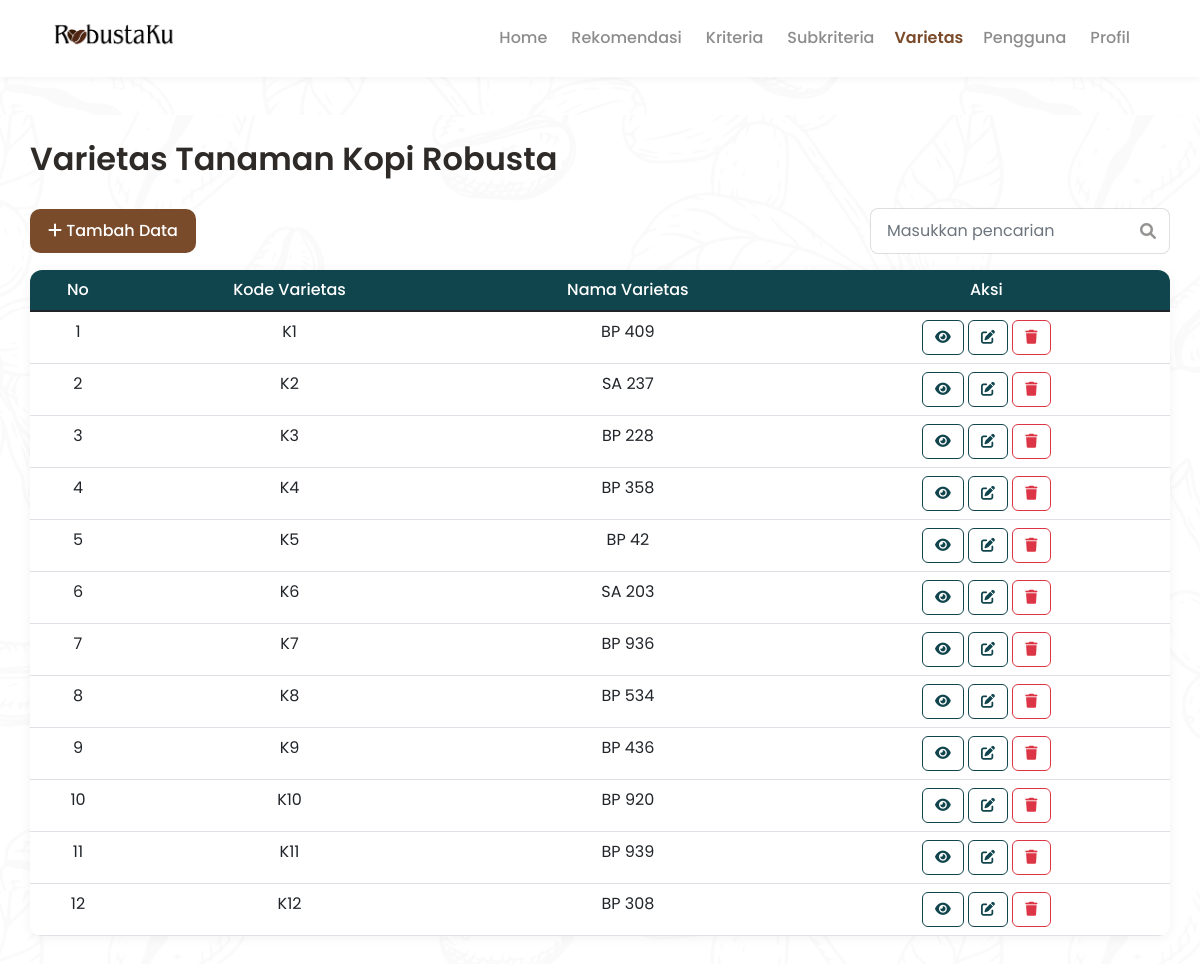
Page /varietas.php (signed in) on the committed database.
### tables this page shows
CREATE TABLE `varietas` (
  `id_varietas` int(11) NOT NULL,
  `kode_varietas` varchar(20) NOT NULL,
  `nama_varietas` varchar(20) NOT NULL
);

### varietas.php (the view, shortened to what this page needs)
<?php
include "koneksi.php";
$level = $_SESSION['level'];
$query = mysqli_query($koneksi, "SELECT * FROM varietas ORDER BY id_varietas ASC");
?>
<!DOCTYPE html>
<html lang="id">
<head>
    <link href="https://cdn.jsdelivr.net/npm/bootstrap@5.1.3/dist/css/bootstrap.min.css" rel="stylesheet">
    <link rel="stylesheet" href="https://cdnjs.cloudflare.com/ajax/libs/font-awesome/6.0.0/css/all.min.css">
    <link rel="stylesheet" href="css/style.css">
</head>
<body>
    <nav class="navbar navbar-expand-lg navbar-custom">
        <div class="container">
            <div class="brand-wrap">
                <a href="homepage.php"><img src="assets/img/logo_robustaku.png" alt="RobustaKu Logo"></a>
            </div>
            <div class="collapse navbar-collapse justify-content-end" id="navMenu">
                <ul class="navbar-nav align-items-center me-3">
                    <li class="nav-item"><a class="nav-link unactive" href="homepage.php">Home</a></li>
                    <li class="nav-item"><a class="nav-link unactive" href="rekomendasi.php">Rekomendasi</a></li>
                    <?php if ($level == 'admin'): ?>
                    <li class="nav-item"><a class="nav-link unactive" href="kriteria.php">Kriteria</a></li>
                    <li class="nav-item"><a class="nav-link unactive" href="subkriteria.php">Subkriteria</a></li>
                    <li class="nav-item"><a class="nav-link active" href="varietas.php">Varietas</a></li>
                    <li class="nav-item"><a class="nav-link unactive" href="pengguna.php">Pengguna</a></li>
                    <?php endif; ?>
                    <li class="nav-item"><a class="nav-link unactive" href="profil.php">Profil</a></li>
                </ul>
            </div>
        </div>
    </nav>
    <div class="container container-content">
        <h2>Varietas Tanaman Kopi Robusta</h2>
        <div class="d-flex justify-content-between align-items-center mb-3">
            <button class="btn-primary" data-bs-toggle="modal" data-bs-target="#modalTambah">
                <i class="fas fa-plus"></i> Tambah Data
            </button>
            <div class="search-box">
                <input type="text" id="searchInput" class="form-control" placeholder="Masukkan pencarian">
                <i class="fas fa-search"></i>
            </div>
        </div>
        <div class="table-container">
            <table class="table table-hover mb-0" id="dataTable">
                <thead>
                    <tr>
                        <th>No</th>
                        <th>Kode Varietas</th>
                        <th>Nama Varietas</th>
                        <th>Aksi</th>
                    </tr>
                </thead>
                <tbody>
                    <?php
                    $no = 1;
                    while ($data = mysqli_fetch_array($query)) {
                        $id_var = $data['id_varietas'];
                        $query_sub_edit = mysqli_query($koneksi, "SELECT id_subkriteria FROM matriks WHERE id_varietas = '$id_var' ORDER BY id_kriteria ASC");
                        $sub_array = [];
                        while ($sub_row = mysqli_fetch_array($query_sub_edit)) {
                            $sub_array[] = $sub_row['id_subkriteria'];
                        }
                        $sub_json = json_encode($sub_array);
                        echo "<tr>
                                <td>{$no}</td>
                                <td>{$data['kode_varietas']}</td>
                                <td>{$data['nama_varietas']}</td>
                                <td>
                                    <button class='btn-view' onclick='viewData({$data['id_varietas']}, \"{$data['kode_varietas']}\", \"{$data['nama_varietas']}\", {$sub_json})'>
                                        <i class='fas fa-eye'></i>
                                    </button>
                                    <button class='btn-edit' onclick='editData({$data['id_varietas']}, \"{$data['kode_varietas']}\", \"{$data['nama_varietas']}\", {$sub_json})'>
                                        <i class='fas fa-edit'></i>
                                    </button>
                                    <button class='btn-hapus' onclick='hapusData({$data['id_varietas']}, \"{$data['kode_varietas']}\")'>
                                        <i class='fas fa-trash'></i>
                                    </button>
                                </td>
                            </tr>";
                        $no++;
                    }
                    ?>
                </tbody>
            </table>
        </div>
    </div>
    <body class="page-varietas">
    </body>
</body>
</html>

### css/style.css (style rules this page uses)
:root { --robusta-brown: #7a4b2a; --robusta-brown-dark: #6b3f22; --text-dark: #2e2a28; --overlay: rgba(0,0,0,0.45); }
html, body { padding-top: 50px; height: 100%; margin: 0; font-family: "Poppins", sans-serif; -webkit-font-smoothing: antialiased; -moz-osx-font-smoothing: grayscale; color: var(--text-dark); background-color: #ffffff; background-image: url('../assets/img/coffeepattern.png'); background-attachment: fixed; background-repeat: repeat; background-position: center; background-size: 100%; }
.navbar-custom { position: fixed; top: 0; left: 0; right: 0; width: 100%; background: #fff; padding: 14px 0; box-shadow: 0 2px 8px rgba(0,0,0,0.05); z-index: 9999 !important; }
.navbar .container { max-width: 1140px; }
.brand-wrap { display: flex; align-items: center; gap: 12px; }
.brand-wrap img { width: 140px; height: auto; display: block; }
.nav-link { color: var(--robusta-brown); font-weight: 600; padding: 8px 12px; }
.navbar .nav-link.unactive { color: rgba(0,0,0,0.45); font-weight: 500; padding: 8px 12px; }
.container-content { padding: 40px 0; }
h2 { font-weight: 600; color: var(--text-dark); margin-bottom: 30px; }
.btn-primary { background: var(--robusta-brown); color: #fff; border: none; padding: 10px 18px; border-radius: 10px; font-weight:500; }
.table-container { background: #fff; border-radius: 12px; box-shadow: 0 2px 12px rgba(0,0,0,0.05); overflow: hidden; margin-bottom: 30px; }
table { margin: 0; }
thead { background: #11454E; color: #fff; }
thead th { font-weight: 500; padding: 16px; border: none; text-align: center; }
tbody td { padding: 14px 16px; vertical-align: center; text-align: center; }
tbody tr { padding: 14px 16px; vertical-align: center; }
.btn-view { background: transparent; border: 1px solid #11454E; color: #11454E; padding: 6px 12px; border-radius: 6px; font-size: 14px; cursor: pointer; }
.btn-edit { background: transparent; border: 1px solid #11454E; color: #11454E; padding: 6px 12px; border-radius: 6px; font-size: 14px; cursor: pointer; }
.btn-hapus { background: transparent; border: 1px solid #dc3545; color: #dc3545; padding: 6px 12px; border-radius: 6px; font-size: 14px; cursor: pointer; }
.search-box { position: relative; max-width: 300px; }
.search-box input { border-radius: 8px; border: 1px solid rgba(46,42,40,0.15); padding: 10px 40px 10px 16px; width: 100%; }
.search-box i { position: absolute; right: 14px; top: 50%; transform: translateY(-50%); color: rgba(46,42,40,0.5); }

### rows in the picture
varietas: kode_varietas "K1", nama_varietas "BP 409"
varietas: kode_varietas "K2", nama_varietas "SA 237"
varietas: kode_varietas "K3", nama_varietas "BP 228"
varietas: kode_varietas "K4", nama_varietas "BP 358"
varietas: kode_varietas "K5", nama_varietas "BP 42"
varietas: kode_varietas "K6", nama_varietas "SA 203"
varietas: kode_varietas "K7", nama_varietas "BP 936"
varietas: kode_varietas "K8", nama_varietas "BP 534"
varietas: kode_varietas "K9", nama_varietas "BP 436"
varietas: kode_varietas "K10", nama_varietas "BP 920"
varietas: kode_varietas "K11", nama_varietas "BP 939"
varietas: kode_varietas "K12", nama_varietas "BP 308"
